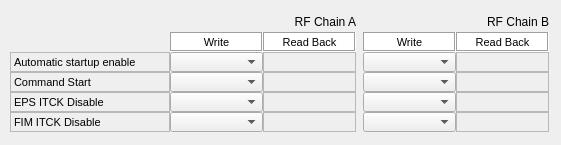
<?xml version="1.0" encoding="UTF-8"?>
<ui version="4.0">
 <class>Form</class>
 <widget class="QWidget" name="Form">
  <property name="geometry">
   <rect>
    <x>0</x>
    <y>0</y>
    <width>561</width>
    <height>145</height>
   </rect>
  </property>
  <property name="windowTitle">
   <string>Form</string>
  </property>
  <layout class="QGridLayout" name="gridLayout">
   <property name="margin">
    <number>0</number>
   </property>
   <property name="spacing">
    <number>0</number>
   </property>
   <item row="0" column="0">
    <widget class="QScrollArea" name="scrollArea">
     <property name="frameShape">
      <enum>QFrame::NoFrame</enum>
     </property>
     <property name="widgetResizable">
      <bool>true</bool>
     </property>
     <widget class="QWidget" name="scrollAreaWidgetContents">
      <property name="geometry">
       <rect>
        <x>0</x>
        <y>0</y>
        <width>561</width>
        <height>145</height>
       </rect>
      </property>
      <layout class="QGridLayout" name="gridLayout_2">
       <item row="0" column="0">
        <layout class="QGridLayout" name="_16">
         <property name="spacing">
          <number>0</number>
         </property>
         <item row="3" column="1">
          <widget class="TaurusValueComboBox" name="comboBox_CommandStartA">
           <property name="sizePolicy">
            <sizepolicy hsizetype="Fixed" vsizetype="Fixed">
             <horstretch>0</horstretch>
             <verstretch>0</verstretch>
            </sizepolicy>
           </property>
           <property name="minimumSize">
            <size>
             <width>93</width>
             <height>20</height>
            </size>
           </property>
           <property name="maximumSize">
            <size>
             <width>65</width>
             <height>20</height>
            </size>
           </property>
           <property name="font">
            <font>
             <pointsize>8</pointsize>
            </font>
           </property>
           <property name="autoApply" stdset="0">
            <bool>true</bool>
           </property>
          </widget>
         </item>
         <item row="2" column="2">
          <widget class="TaurusLabel" name="tauValueLabel_autoStartUpA">
           <property name="sizePolicy">
            <sizepolicy hsizetype="Fixed" vsizetype="Fixed">
             <horstretch>0</horstretch>
             <verstretch>0</verstretch>
            </sizepolicy>
           </property>
           <property name="minimumSize">
            <size>
             <width>93</width>
             <height>20</height>
            </size>
           </property>
           <property name="maximumSize">
            <size>
             <width>93</width>
             <height>20</height>
            </size>
           </property>
           <property name="font">
            <font>
             <pointsize>7</pointsize>
            </font>
           </property>
           <property name="frameShape">
            <enum>QFrame::StyledPanel</enum>
           </property>
          </widget>
         </item>
         <item row="3" column="0">
          <widget class="QLabel" name="label_225">
           <property name="sizePolicy">
            <sizepolicy hsizetype="Fixed" vsizetype="Fixed">
             <horstretch>0</horstretch>
             <verstretch>0</verstretch>
            </sizepolicy>
           </property>
           <property name="minimumSize">
            <size>
             <width>160</width>
             <height>20</height>
            </size>
           </property>
           <property name="maximumSize">
            <size>
             <width>160</width>
             <height>20</height>
            </size>
           </property>
           <property name="font">
            <font>
             <pointsize>8</pointsize>
            </font>
           </property>
           <property name="frameShape">
            <enum>QFrame::StyledPanel</enum>
           </property>
           <property name="text">
            <string>Command Start</string>
           </property>
          </widget>
         </item>
         <item row="1" column="1">
          <widget class="QLabel" name="label_79">
           <property name="sizePolicy">
            <sizepolicy hsizetype="Fixed" vsizetype="Fixed">
             <horstretch>0</horstretch>
             <verstretch>0</verstretch>
            </sizepolicy>
           </property>
           <property name="minimumSize">
            <size>
             <width>93</width>
             <height>20</height>
            </size>
           </property>
           <property name="maximumSize">
            <size>
             <width>93</width>
             <height>20</height>
            </size>
           </property>
           <property name="palette">
            <palette>
             <active>
              <colorrole role="Base">
               <brush brushstyle="SolidPattern">
                <color alpha="255">
                 <red>255</red>
                 <green>255</green>
                 <blue>255</blue>
                </color>
               </brush>
              </colorrole>
              <colorrole role="Window">
               <brush brushstyle="SolidPattern">
                <color alpha="255">
                 <red>255</red>
                 <green>255</green>
                 <blue>255</blue>
                </color>
               </brush>
              </colorrole>
             </active>
             <inactive>
              <colorrole role="Base">
               <brush brushstyle="SolidPattern">
                <color alpha="255">
                 <red>255</red>
                 <green>255</green>
                 <blue>255</blue>
                </color>
               </brush>
              </colorrole>
              <colorrole role="Window">
               <brush brushstyle="SolidPattern">
                <color alpha="255">
                 <red>255</red>
                 <green>255</green>
                 <blue>255</blue>
                </color>
               </brush>
              </colorrole>
             </inactive>
             <disabled>
              <colorrole role="Base">
               <brush brushstyle="SolidPattern">
                <color alpha="255">
                 <red>255</red>
                 <green>255</green>
                 <blue>255</blue>
                </color>
               </brush>
              </colorrole>
              <colorrole role="Window">
               <brush brushstyle="SolidPattern">
                <color alpha="255">
                 <red>255</red>
                 <green>255</green>
                 <blue>255</blue>
                </color>
               </brush>
              </colorrole>
             </disabled>
            </palette>
           </property>
           <property name="font">
            <font>
             <pointsize>8</pointsize>
            </font>
           </property>
           <property name="autoFillBackground">
            <bool>true</bool>
           </property>
           <property name="frameShape">
            <enum>QFrame::Box</enum>
           </property>
           <property name="frameShadow">
            <enum>QFrame::Sunken</enum>
           </property>
           <property name="text">
            <string>Write</string>
           </property>
           <property name="alignment">
            <set>Qt::AlignCenter</set>
           </property>
          </widget>
         </item>
         <item row="4" column="0">
          <widget class="QLabel" name="label_226">
           <property name="sizePolicy">
            <sizepolicy hsizetype="Fixed" vsizetype="Fixed">
             <horstretch>0</horstretch>
             <verstretch>0</verstretch>
            </sizepolicy>
           </property>
           <property name="minimumSize">
            <size>
             <width>160</width>
             <height>20</height>
            </size>
           </property>
           <property name="maximumSize">
            <size>
             <width>160</width>
             <height>20</height>
            </size>
           </property>
           <property name="font">
            <font>
             <pointsize>8</pointsize>
            </font>
           </property>
           <property name="frameShape">
            <enum>QFrame::StyledPanel</enum>
           </property>
           <property name="text">
            <string>EPS ITCK Disable</string>
           </property>
          </widget>
         </item>
         <item row="4" column="2">
          <widget class="TaurusLabel" name="tauValueLabel_autoStartUpA_2">
           <property name="sizePolicy">
            <sizepolicy hsizetype="Fixed" vsizetype="Fixed">
             <horstretch>0</horstretch>
             <verstretch>0</verstretch>
            </sizepolicy>
           </property>
           <property name="minimumSize">
            <size>
             <width>93</width>
             <height>20</height>
            </size>
           </property>
           <property name="maximumSize">
            <size>
             <width>93</width>
             <height>20</height>
            </size>
           </property>
           <property name="font">
            <font>
             <pointsize>7</pointsize>
            </font>
           </property>
           <property name="frameShape">
            <enum>QFrame::StyledPanel</enum>
           </property>
          </widget>
         </item>
         <item row="2" column="1">
          <widget class="TaurusValueComboBox" name="comboBox_autoStartUpA">
           <property name="sizePolicy">
            <sizepolicy hsizetype="Fixed" vsizetype="Fixed">
             <horstretch>0</horstretch>
             <verstretch>0</verstretch>
            </sizepolicy>
           </property>
           <property name="minimumSize">
            <size>
             <width>93</width>
             <height>20</height>
            </size>
           </property>
           <property name="maximumSize">
            <size>
             <width>65</width>
             <height>20</height>
            </size>
           </property>
           <property name="font">
            <font>
             <pointsize>8</pointsize>
            </font>
           </property>
           <property name="autoApply" stdset="0">
            <bool>true</bool>
           </property>
          </widget>
         </item>
         <item row="2" column="0">
          <widget class="QLabel" name="label_224">
           <property name="sizePolicy">
            <sizepolicy hsizetype="Fixed" vsizetype="Fixed">
             <horstretch>0</horstretch>
             <verstretch>0</verstretch>
            </sizepolicy>
           </property>
           <property name="minimumSize">
            <size>
             <width>160</width>
             <height>20</height>
            </size>
           </property>
           <property name="maximumSize">
            <size>
             <width>160</width>
             <height>20</height>
            </size>
           </property>
           <property name="font">
            <font>
             <pointsize>8</pointsize>
            </font>
           </property>
           <property name="frameShape">
            <enum>QFrame::StyledPanel</enum>
           </property>
           <property name="text">
            <string>Automatic startup enable</string>
           </property>
          </widget>
         </item>
         <item row="4" column="1">
          <widget class="TaurusValueComboBox" name="comboBox_EPSITCK">
           <property name="sizePolicy">
            <sizepolicy hsizetype="Fixed" vsizetype="Fixed">
             <horstretch>0</horstretch>
             <verstretch>0</verstretch>
            </sizepolicy>
           </property>
           <property name="minimumSize">
            <size>
             <width>93</width>
             <height>20</height>
            </size>
           </property>
           <property name="maximumSize">
            <size>
             <width>65</width>
             <height>20</height>
            </size>
           </property>
           <property name="font">
            <font>
             <pointsize>8</pointsize>
            </font>
           </property>
           <property name="autoApply" stdset="0">
            <bool>true</bool>
           </property>
          </widget>
         </item>
         <item row="1" column="2">
          <widget class="QLabel" name="label_143">
           <property name="sizePolicy">
            <sizepolicy hsizetype="Fixed" vsizetype="Fixed">
             <horstretch>0</horstretch>
             <verstretch>0</verstretch>
            </sizepolicy>
           </property>
           <property name="minimumSize">
            <size>
             <width>93</width>
             <height>20</height>
            </size>
           </property>
           <property name="maximumSize">
            <size>
             <width>93</width>
             <height>20</height>
            </size>
           </property>
           <property name="palette">
            <palette>
             <active>
              <colorrole role="Base">
               <brush brushstyle="SolidPattern">
                <color alpha="255">
                 <red>255</red>
                 <green>255</green>
                 <blue>255</blue>
                </color>
               </brush>
              </colorrole>
              <colorrole role="Window">
               <brush brushstyle="SolidPattern">
                <color alpha="255">
                 <red>255</red>
                 <green>255</green>
                 <blue>255</blue>
                </color>
               </brush>
              </colorrole>
             </active>
             <inactive>
              <colorrole role="Base">
               <brush brushstyle="SolidPattern">
                <color alpha="255">
                 <red>255</red>
                 <green>255</green>
                 <blue>255</blue>
                </color>
               </brush>
              </colorrole>
              <colorrole role="Window">
               <brush brushstyle="SolidPattern">
                <color alpha="255">
                 <red>255</red>
                 <green>255</green>
                 <blue>255</blue>
                </color>
               </brush>
              </colorrole>
             </inactive>
             <disabled>
              <colorrole role="Base">
               <brush brushstyle="SolidPattern">
                <color alpha="255">
                 <red>255</red>
                 <green>255</green>
                 <blue>255</blue>
                </color>
               </brush>
              </colorrole>
              <colorrole role="Window">
               <brush brushstyle="SolidPattern">
                <color alpha="255">
                 <red>255</red>
                 <green>255</green>
                 <blue>255</blue>
                </color>
               </brush>
              </colorrole>
             </disabled>
            </palette>
           </property>
           <property name="font">
            <font>
             <pointsize>8</pointsize>
            </font>
           </property>
           <property name="autoFillBackground">
            <bool>true</bool>
           </property>
           <property name="frameShape">
            <enum>QFrame::Box</enum>
           </property>
           <property name="frameShadow">
            <enum>QFrame::Sunken</enum>
           </property>
           <property name="text">
            <string>Read Back</string>
           </property>
           <property name="alignment">
            <set>Qt::AlignCenter</set>
           </property>
          </widget>
         </item>
         <item row="3" column="2">
          <widget class="TaurusLabel" name="tauValueLabel_CommandStartA">
           <property name="sizePolicy">
            <sizepolicy hsizetype="Fixed" vsizetype="Fixed">
             <horstretch>0</horstretch>
             <verstretch>0</verstretch>
            </sizepolicy>
           </property>
           <property name="minimumSize">
            <size>
             <width>93</width>
             <height>20</height>
            </size>
           </property>
           <property name="maximumSize">
            <size>
             <width>93</width>
             <height>20</height>
            </size>
           </property>
           <property name="font">
            <font>
             <pointsize>7</pointsize>
            </font>
           </property>
           <property name="frameShape">
            <enum>QFrame::StyledPanel</enum>
           </property>
          </widget>
         </item>
         <item row="0" column="2">
          <widget class="QLabel" name="label_236">
           <property name="sizePolicy">
            <sizepolicy hsizetype="Fixed" vsizetype="Fixed">
             <horstretch>0</horstretch>
             <verstretch>0</verstretch>
            </sizepolicy>
           </property>
           <property name="minimumSize">
            <size>
             <width>93</width>
             <height>20</height>
            </size>
           </property>
           <property name="maximumSize">
            <size>
             <width>93</width>
             <height>20</height>
            </size>
           </property>
           <property name="text">
            <string>RF Chain A</string>
           </property>
           <property name="alignment">
            <set>Qt::AlignRight|Qt::AlignTrailing|Qt::AlignVCenter</set>
           </property>
          </widget>
         </item>
         <item row="5" column="0">
          <widget class="QLabel" name="label_227">
           <property name="sizePolicy">
            <sizepolicy hsizetype="Fixed" vsizetype="Fixed">
             <horstretch>0</horstretch>
             <verstretch>0</verstretch>
            </sizepolicy>
           </property>
           <property name="minimumSize">
            <size>
             <width>160</width>
             <height>20</height>
            </size>
           </property>
           <property name="maximumSize">
            <size>
             <width>160</width>
             <height>20</height>
            </size>
           </property>
           <property name="font">
            <font>
             <pointsize>8</pointsize>
            </font>
           </property>
           <property name="frameShape">
            <enum>QFrame::StyledPanel</enum>
           </property>
           <property name="text">
            <string>FIM ITCK Disable</string>
           </property>
          </widget>
         </item>
         <item row="5" column="1">
          <widget class="TaurusValueComboBox" name="comboBox_FIMITCK">
           <property name="sizePolicy">
            <sizepolicy hsizetype="Fixed" vsizetype="Fixed">
             <horstretch>0</horstretch>
             <verstretch>0</verstretch>
            </sizepolicy>
           </property>
           <property name="minimumSize">
            <size>
             <width>93</width>
             <height>20</height>
            </size>
           </property>
           <property name="maximumSize">
            <size>
             <width>65</width>
             <height>20</height>
            </size>
           </property>
           <property name="font">
            <font>
             <pointsize>8</pointsize>
            </font>
           </property>
           <property name="autoApply" stdset="0">
            <bool>true</bool>
           </property>
          </widget>
         </item>
         <item row="5" column="2">
          <widget class="TaurusLabel" name="tauValueLabel_autoStartUpA_3">
           <property name="sizePolicy">
            <sizepolicy hsizetype="Fixed" vsizetype="Fixed">
             <horstretch>0</horstretch>
             <verstretch>0</verstretch>
            </sizepolicy>
           </property>
           <property name="minimumSize">
            <size>
             <width>93</width>
             <height>20</height>
            </size>
           </property>
           <property name="maximumSize">
            <size>
             <width>93</width>
             <height>20</height>
            </size>
           </property>
           <property name="font">
            <font>
             <pointsize>7</pointsize>
            </font>
           </property>
           <property name="frameShape">
            <enum>QFrame::StyledPanel</enum>
           </property>
          </widget>
         </item>
        </layout>
       </item>
       <item row="0" column="1">
        <layout class="QGridLayout" name="_17">
         <property name="spacing">
          <number>0</number>
         </property>
         <item row="2" column="1">
          <widget class="TaurusLabel" name="tauValueLabel_autoStartUpB">
           <property name="sizePolicy">
            <sizepolicy hsizetype="Fixed" vsizetype="Fixed">
             <horstretch>0</horstretch>
             <verstretch>0</verstretch>
            </sizepolicy>
           </property>
           <property name="minimumSize">
            <size>
             <width>93</width>
             <height>20</height>
            </size>
           </property>
           <property name="maximumSize">
            <size>
             <width>93</width>
             <height>20</height>
            </size>
           </property>
           <property name="font">
            <font>
             <pointsize>7</pointsize>
            </font>
           </property>
           <property name="frameShape">
            <enum>QFrame::StyledPanel</enum>
           </property>
          </widget>
         </item>
         <item row="1" column="1">
          <widget class="QLabel" name="label_257">
           <property name="sizePolicy">
            <sizepolicy hsizetype="Fixed" vsizetype="Fixed">
             <horstretch>0</horstretch>
             <verstretch>0</verstretch>
            </sizepolicy>
           </property>
           <property name="minimumSize">
            <size>
             <width>93</width>
             <height>20</height>
            </size>
           </property>
           <property name="maximumSize">
            <size>
             <width>93</width>
             <height>20</height>
            </size>
           </property>
           <property name="palette">
            <palette>
             <active>
              <colorrole role="Base">
               <brush brushstyle="SolidPattern">
                <color alpha="255">
                 <red>255</red>
                 <green>255</green>
                 <blue>255</blue>
                </color>
               </brush>
              </colorrole>
              <colorrole role="Window">
               <brush brushstyle="SolidPattern">
                <color alpha="255">
                 <red>255</red>
                 <green>255</green>
                 <blue>255</blue>
                </color>
               </brush>
              </colorrole>
             </active>
             <inactive>
              <colorrole role="Base">
               <brush brushstyle="SolidPattern">
                <color alpha="255">
                 <red>255</red>
                 <green>255</green>
                 <blue>255</blue>
                </color>
               </brush>
              </colorrole>
              <colorrole role="Window">
               <brush brushstyle="SolidPattern">
                <color alpha="255">
                 <red>255</red>
                 <green>255</green>
                 <blue>255</blue>
                </color>
               </brush>
              </colorrole>
             </inactive>
             <disabled>
              <colorrole role="Base">
               <brush brushstyle="SolidPattern">
                <color alpha="255">
                 <red>255</red>
                 <green>255</green>
                 <blue>255</blue>
                </color>
               </brush>
              </colorrole>
              <colorrole role="Window">
               <brush brushstyle="SolidPattern">
                <color alpha="255">
                 <red>255</red>
                 <green>255</green>
                 <blue>255</blue>
                </color>
               </brush>
              </colorrole>
             </disabled>
            </palette>
           </property>
           <property name="font">
            <font>
             <pointsize>8</pointsize>
            </font>
           </property>
           <property name="autoFillBackground">
            <bool>true</bool>
           </property>
           <property name="frameShape">
            <enum>QFrame::Box</enum>
           </property>
           <property name="frameShadow">
            <enum>QFrame::Sunken</enum>
           </property>
           <property name="text">
            <string>Read Back</string>
           </property>
           <property name="alignment">
            <set>Qt::AlignCenter</set>
           </property>
          </widget>
         </item>
         <item row="3" column="1">
          <widget class="TaurusLabel" name="tauValueLabel_CommandStartB">
           <property name="sizePolicy">
            <sizepolicy hsizetype="Fixed" vsizetype="Fixed">
             <horstretch>0</horstretch>
             <verstretch>0</verstretch>
            </sizepolicy>
           </property>
           <property name="minimumSize">
            <size>
             <width>93</width>
             <height>20</height>
            </size>
           </property>
           <property name="maximumSize">
            <size>
             <width>93</width>
             <height>20</height>
            </size>
           </property>
           <property name="font">
            <font>
             <pointsize>7</pointsize>
            </font>
           </property>
           <property name="frameShape">
            <enum>QFrame::StyledPanel</enum>
           </property>
          </widget>
         </item>
         <item row="3" column="0">
          <widget class="TaurusValueComboBox" name="comboBox_CommandStartB">
           <property name="sizePolicy">
            <sizepolicy hsizetype="Fixed" vsizetype="Fixed">
             <horstretch>0</horstretch>
             <verstretch>0</verstretch>
            </sizepolicy>
           </property>
           <property name="minimumSize">
            <size>
             <width>93</width>
             <height>20</height>
            </size>
           </property>
           <property name="maximumSize">
            <size>
             <width>65</width>
             <height>20</height>
            </size>
           </property>
           <property name="font">
            <font>
             <pointsize>8</pointsize>
            </font>
           </property>
           <property name="autoApply" stdset="0">
            <bool>true</bool>
           </property>
          </widget>
         </item>
         <item row="2" column="0">
          <widget class="TaurusValueComboBox" name="comboBox_autoStartUpB">
           <property name="sizePolicy">
            <sizepolicy hsizetype="Fixed" vsizetype="Fixed">
             <horstretch>0</horstretch>
             <verstretch>0</verstretch>
            </sizepolicy>
           </property>
           <property name="minimumSize">
            <size>
             <width>93</width>
             <height>20</height>
            </size>
           </property>
           <property name="maximumSize">
            <size>
             <width>65</width>
             <height>20</height>
            </size>
           </property>
           <property name="font">
            <font>
             <pointsize>8</pointsize>
            </font>
           </property>
           <property name="autoApply" stdset="0">
            <bool>true</bool>
           </property>
          </widget>
         </item>
         <item row="0" column="1">
          <widget class="QLabel" name="label_240">
           <property name="minimumSize">
            <size>
             <width>93</width>
             <height>20</height>
            </size>
           </property>
           <property name="maximumSize">
            <size>
             <width>93</width>
             <height>20</height>
            </size>
           </property>
           <property name="text">
            <string>RF Chain B</string>
           </property>
           <property name="alignment">
            <set>Qt::AlignRight|Qt::AlignTrailing|Qt::AlignVCenter</set>
           </property>
          </widget>
         </item>
         <item row="1" column="0">
          <widget class="QLabel" name="label_256">
           <property name="sizePolicy">
            <sizepolicy hsizetype="Fixed" vsizetype="Fixed">
             <horstretch>0</horstretch>
             <verstretch>0</verstretch>
            </sizepolicy>
           </property>
           <property name="minimumSize">
            <size>
             <width>93</width>
             <height>20</height>
            </size>
           </property>
           <property name="maximumSize">
            <size>
             <width>93</width>
             <height>20</height>
            </size>
           </property>
           <property name="palette">
            <palette>
             <active>
              <colorrole role="Base">
               <brush brushstyle="SolidPattern">
                <color alpha="255">
                 <red>255</red>
                 <green>255</green>
                 <blue>255</blue>
                </color>
               </brush>
              </colorrole>
              <colorrole role="Window">
               <brush brushstyle="SolidPattern">
                <color alpha="255">
                 <red>255</red>
                 <green>255</green>
                 <blue>255</blue>
                </color>
               </brush>
              </colorrole>
             </active>
             <inactive>
              <colorrole role="Base">
               <brush brushstyle="SolidPattern">
                <color alpha="255">
                 <red>255</red>
                 <green>255</green>
                 <blue>255</blue>
                </color>
               </brush>
              </colorrole>
              <colorrole role="Window">
               <brush brushstyle="SolidPattern">
                <color alpha="255">
                 <red>255</red>
                 <green>255</green>
                 <blue>255</blue>
                </color>
               </brush>
              </colorrole>
             </inactive>
             <disabled>
              <colorrole role="Base">
               <brush brushstyle="SolidPattern">
                <color alpha="255">
                 <red>255</red>
                 <green>255</green>
                 <blue>255</blue>
                </color>
               </brush>
              </colorrole>
              <colorrole role="Window">
               <brush brushstyle="SolidPattern">
                <color alpha="255">
                 <red>255</red>
                 <green>255</green>
                 <blue>255</blue>
                </color>
               </brush>
              </colorrole>
             </disabled>
            </palette>
           </property>
           <property name="font">
            <font>
             <pointsize>8</pointsize>
            </font>
           </property>
           <property name="autoFillBackground">
            <bool>true</bool>
           </property>
           <property name="frameShape">
            <enum>QFrame::Box</enum>
           </property>
           <property name="frameShadow">
            <enum>QFrame::Sunken</enum>
           </property>
           <property name="text">
            <string>Write</string>
           </property>
           <property name="alignment">
            <set>Qt::AlignCenter</set>
           </property>
          </widget>
         </item>
         <item row="4" column="1">
          <widget class="TaurusLabel" name="tauValueLabel_autoStartUpA_4">
           <property name="sizePolicy">
            <sizepolicy hsizetype="Fixed" vsizetype="Fixed">
             <horstretch>0</horstretch>
             <verstretch>0</verstretch>
            </sizepolicy>
           </property>
           <property name="minimumSize">
            <size>
             <width>93</width>
             <height>20</height>
            </size>
           </property>
           <property name="maximumSize">
            <size>
             <width>93</width>
             <height>20</height>
            </size>
           </property>
           <property name="font">
            <font>
             <pointsize>7</pointsize>
            </font>
           </property>
           <property name="frameShape">
            <enum>QFrame::StyledPanel</enum>
           </property>
          </widget>
         </item>
         <item row="5" column="1">
          <widget class="TaurusLabel" name="tauValueLabel_autoStartUpA_5">
           <property name="sizePolicy">
            <sizepolicy hsizetype="Fixed" vsizetype="Fixed">
             <horstretch>0</horstretch>
             <verstretch>0</verstretch>
            </sizepolicy>
           </property>
           <property name="minimumSize">
            <size>
             <width>93</width>
             <height>20</height>
            </size>
           </property>
           <property name="maximumSize">
            <size>
             <width>93</width>
             <height>20</height>
            </size>
           </property>
           <property name="font">
            <font>
             <pointsize>7</pointsize>
            </font>
           </property>
           <property name="frameShape">
            <enum>QFrame::StyledPanel</enum>
           </property>
          </widget>
         </item>
         <item row="4" column="0">
          <widget class="TaurusValueComboBox" name="comboBox_autoStartUpA_4">
           <property name="sizePolicy">
            <sizepolicy hsizetype="Fixed" vsizetype="Fixed">
             <horstretch>0</horstretch>
             <verstretch>0</verstretch>
            </sizepolicy>
           </property>
           <property name="minimumSize">
            <size>
             <width>93</width>
             <height>20</height>
            </size>
           </property>
           <property name="maximumSize">
            <size>
             <width>65</width>
             <height>20</height>
            </size>
           </property>
           <property name="font">
            <font>
             <pointsize>8</pointsize>
            </font>
           </property>
           <property name="autoApply" stdset="0">
            <bool>true</bool>
           </property>
          </widget>
         </item>
         <item row="5" column="0">
          <widget class="TaurusValueComboBox" name="comboBox_autoStartUpA_5">
           <property name="sizePolicy">
            <sizepolicy hsizetype="Fixed" vsizetype="Fixed">
             <horstretch>0</horstretch>
             <verstretch>0</verstretch>
            </sizepolicy>
           </property>
           <property name="minimumSize">
            <size>
             <width>93</width>
             <height>20</height>
            </size>
           </property>
           <property name="maximumSize">
            <size>
             <width>65</width>
             <height>20</height>
            </size>
           </property>
           <property name="font">
            <font>
             <pointsize>8</pointsize>
            </font>
           </property>
           <property name="autoApply" stdset="0">
            <bool>true</bool>
           </property>
          </widget>
         </item>
        </layout>
       </item>
      </layout>
     </widget>
    </widget>
   </item>
  </layout>
 </widget>
 <customwidgets>
  <customwidget>
   <class>TaurusLabel</class>
   <extends>QLabel</extends>
   <header>taurus.qt.qtgui.display</header>
  </customwidget>
  <customwidget>
   <class>TaurusValueComboBox</class>
   <extends>QComboBox</extends>
   <header>taurus.qt.qtgui.input</header>
  </customwidget>
 </customwidgets>
 <resources/>
 <connections/>
</ui>
